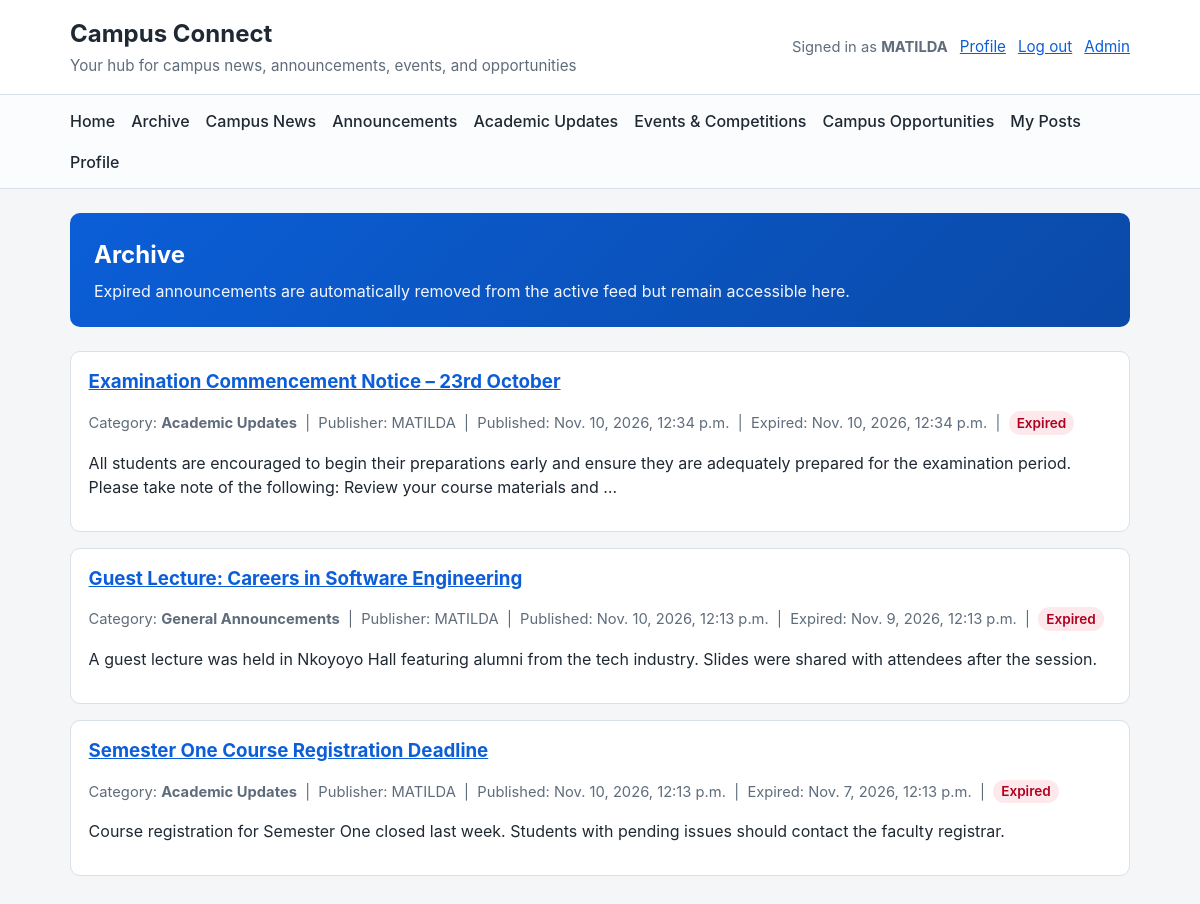
Screenshot of /archive/ (signed in) with the database file from the repository.
### notices/models.py (models this page shows, shortened)
class Announcement(models.Model):
    class ModerationStatus(models.TextChoices): #
        PENDING = 'pending', 'Pending approval'
        APPROVED = 'approved', 'Active'  # approved and not expired => active
        REJECTED = 'rejected', 'Rejected'
    title = models.CharField(max_length=200)
    content = models.TextField()
    category = models.ForeignKey(
        Category,
        on_delete=models.PROTECT,  #The on_delete=models.PROTECT option ensures that if a category is deleted, any associated announcements will not be deleted, and an error will be raised instead.
        related_name='announcements', # allows reverse querying from Category to get all associated announcements
    )
    author = models.ForeignKey(
        settings.AUTH_USER_MODEL,
        on_delete=models.CASCADE, #The on_delete=models.CASCADE option ensures that if a user is deleted, any associated announcements will also be deleted.
        related_name='announcements',
    )
    published_at = models.DateTimeField(default=timezone.now)
    expires_at = models.DateTimeField()
    image = models.FileField(upload_to='announcements/', blank=True, null=True) # the blank=True and null=True options allow the image field to be optional, meaning that announcements can be created without an associated image.
    moderation_status = models.CharField(
        max_length=20,
        choices=ModerationStatus.choices,
        default=ModerationStatus.PENDING,
        help_text='Pending posts require approval before appearing as active (once not expired).',
    )
    created_at = models.DateTimeField(auto_now_add=True)
    updated_at = models.DateTimeField(auto_now=True)
    class Meta:
        ordering = ['-published_at', '-created_at']

class Category(models.Model):
    name = models.CharField(max_length=100, unique=True)##django string field that maps to a varchar column in the sql db.
    slug = models.SlugField(max_length=120, unique=True, blank=True) # the slug is a URL-friendly version of the category name, automatically generated from the name if not provided.
    description = models.TextField(blank=True)
    class Meta: # the Meta class is used to define metadata for the model, such as ordering and verbose name plural.
        ordering = ['name']
        verbose_name_plural = 'Categories'

### notices/views.py (the view)
# urls.py: path('archive/', views.archive, name='archive'),
@login_required
def archive(request):
    now = timezone.now()
    announcements = Announcement.objects.select_related('category', 'author').filter(
        expires_at__lte=now
    )
    return render(request, 'notices/archive.html', {'announcements': announcements})

### notices/templates/notices/archive.html (shortened to what this page needs)
{% extends 'notices/base.html' %}
{% block content %}
<section class="hero">
    <h2>Archive</h2>
    <p>Expired announcements are automatically removed from the active feed but remain accessible here.</p>
</section>
{% for announcement in announcements %}
    <article class="card">
        <h3><a href="{% url 'notice_detail' announcement.pk %}">{{ announcement.title }}</a></h3>
        <p class="meta">
            Category: <strong>{{ announcement.category.name }}</strong> &nbsp;|&nbsp;
            Publisher: {{ announcement.author.username }} &nbsp;|&nbsp;
            Published: {{ announcement.published_at }} &nbsp;|&nbsp;
            Expired: {{ announcement.expires_at }} &nbsp;|&nbsp;
            <span class="badge badge-late">Expired</span>
        </p>
        <p>{{ announcement.content|truncatewords:30 }}</p>
    </article>
{% empty %}
    <div class="card">
        <p>No archived (expired) announcements yet.</p>
    </div>
{% endfor %}
{% endblock %}

### notices/templates/notices/base.html (shortened to what this page needs)
<!DOCTYPE html>
<html lang="en">
<head>
</head>
<body>
<header class="site-header">
    <div class="topbar">
        <div class="brand">
            <h1><a href="{% url 'notice_list' %}">Campus Connect</a></h1>
            <p>Your hub for campus news, announcements, events, and opportunities</p>
        </div>
        <div class="user-nav">
            {% if user.is_authenticated %}
                <span class="meta">Signed in as <strong>{{ user.username }}</strong></span>
                <a href="{% url 'profile' %}">Profile</a>
                <form class="inline" method="post" action="{% url 'logout' %}">{% csrf_token %}
                    <button type="submit" class="link">Log out</button>
                </form>
                {% if user.is_staff %}<a href="/admin/">Admin</a>{% endif %}
            {% else %}
                <a href="{% url 'login' %}">Log in</a>
                <a href="{% url 'register' %}">Register</a>
            {% endif %}
        </div>
    </div>
    {% if user.is_authenticated %}
    <nav class="main-nav" aria-label="Main navigation">
        <ul>
            <li><a href="{% url 'notice_list' %}">Home</a></li>
            <li><a href="{% url 'archive' %}">Archive</a></li>
            <li><a href="{% url 'coming_soon' 'campus-news' %}">Campus News</a></li>
            <li><a href="{% url 'coming_soon' 'announcements' %}">Announcements</a></li>
            <li><a href="{% url 'coming_soon' 'academic-updates' %}">Academic Updates</a></li>
            <li><a href="{% url 'coming_soon' 'events-competitions' %}">Events &amp; Competitions</a></li>
            <li><a href="{% url 'coming_soon' 'campus-opportunities' %}">Campus Opportunities</a></li>
            <li><a href="{% url 'coming_soon' 'my-posts' %}">My Posts</a></li>
            <li><a href="{% url 'profile' %}">Profile</a></li>
        </ul>
    </nav>
    {% endif %}
</header>
<main class="container">
    {% block content %}{% endblock %}
</main>
</body>
</html>

### notices/templates/notices/base.html (style rules this page uses)
:root { --bg: #f4f6f8; --surface: #ffffff; --text: #1f2933; --muted: #5f6c7b; --primary: #0b5ed7; --primary-dark: #084298; --border: #d9e0e7; --current: #0a7a2f; --late: #b00020; }
* { box-sizing: border-box; }
body { margin: 0; font-family: -apple-system, BlinkMacSystemFont, "Segoe UI", Roboto, Arial, sans-serif; background: var(--bg); color: var(--text); line-height: 1.5; }
a { color: var(--primary); }
.site-header { background: var(--surface); border-bottom: 1px solid var(--border); }
.topbar { max-width: 1100px; margin: 0 auto; padding: 1rem 1.25rem; display: flex; flex-wrap: wrap; gap: 1rem; align-items: center; justify-content: space-between; }
.brand h1 { margin: 0; font-size: 1.5rem; }
.brand a { color: inherit; text-decoration: none; }
.brand p { margin: 0.2rem 0 0; color: var(--muted); font-size: 0.95rem; }
.user-nav { display: flex; flex-wrap: wrap; gap: 0.75rem; align-items: center; font-size: 0.95rem; }
.main-nav { border-top: 1px solid var(--border); background: #fbfcfd; }
.main-nav ul { max-width: 1100px; margin: 0 auto; padding: 0.5rem 1.25rem; list-style: none; display: flex; flex-wrap: wrap; gap: 0.4rem 1rem; }
.main-nav a { text-decoration: none; color: var(--text); font-weight: 500; padding: 0.35rem 0; display: inline-block; }
.container { max-width: 1100px; margin: 0 auto; padding: 1.5rem 1.25rem 2rem; }
.hero { background: linear-gradient(135deg, #0b5ed7, #0a4aa8); color: #fff; border-radius: 10px; padding: 1.5rem; margin-bottom: 1.5rem; }
.hero h2 { margin: 0 0 0.4rem; }
.hero p { margin: 0; opacity: 0.95; }
.card { background: var(--surface); border: 1px solid var(--border); border-radius: 10px; padding: 1rem 1.1rem; margin-bottom: 1rem; }
.card h3 { margin: 0 0 0.35rem; }
.meta { color: var(--muted); font-size: 0.92rem; }
.badge { display: inline-block; padding: 0.1rem 0.5rem; border-radius: 999px; font-size: 0.85rem; font-weight: 600; }
.badge-late { background: #fde8ec; color: var(--late); }
form.inline { display: inline; }
button.link { background: none; border: none; color: var(--primary); cursor: pointer; padding: 0; font: inherit; text-decoration: underline; }

### rows the page displays
Announcement: title "Examination Commencement Notice – 23rd October", category.name "Academic Updates", author.username "MATILDA", published_at "Nov. 10, 2026, 12:34 p.m.", expires_at "Nov. 10, 2026, 12:34 p.m.", content "All students are encouraged to begin their preparations early and ensure they are adequately prepared for the examination period. Please take note of the following: Review your course materials and …"
Announcement: title "Guest Lecture: Careers in Software Engineering", category.name "General Announcements", author.username "MATILDA", published_at "Nov. 10, 2026, 12:13 p.m.", expires_at "Nov. 9, 2026, 12:13 p.m.", content "A guest lecture was held in Nkoyoyo Hall featuring alumni from the tech industry. Slides were shared with attendees after the session."
Announcement: title "Semester One Course Registration Deadline", category.name "Academic Updates", author.username "MATILDA", published_at "Nov. 10, 2026, 12:13 p.m.", expires_at "Nov. 7, 2026, 12:13 p.m.", content "Course registration for Semester One closed last week. Students with pending issues should contact the faculty registrar."

### other values shown
{{ user.username }} "MATILDA"
